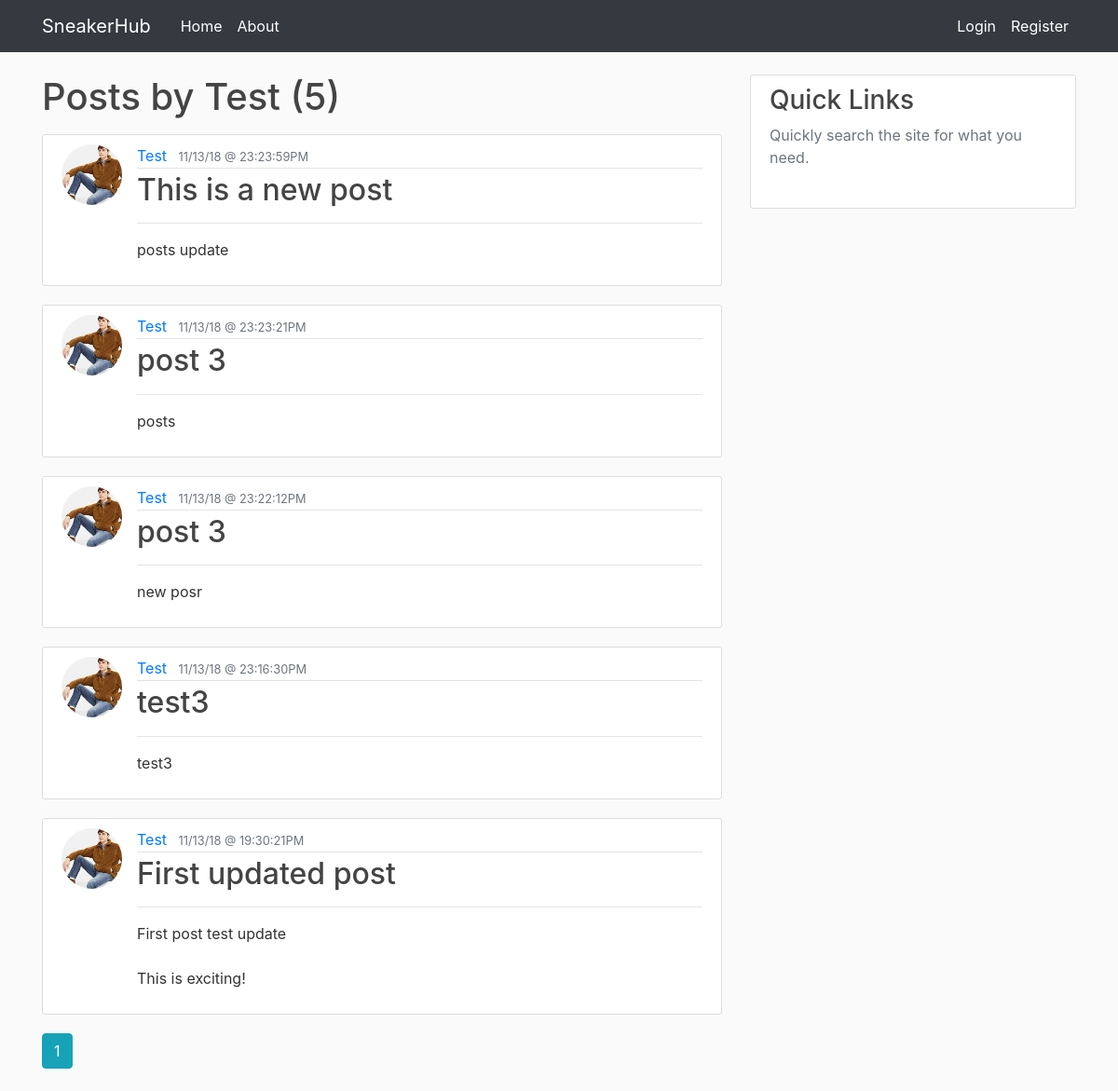
Page /user/Test on the committed database.
### sneakerhub/models.py (models this page shows, shortened)
class User(db.Model, UserMixin):
    id = db.Column(db.Integer, primary_key=True)
    username = db.Column(db.String(20), unique=True, nullable=False)
    email = db.Column(db.String(120), unique=True, nullable=False)
    image_file = db.Column(db.String(20), nullable=False,
                           default='default.jpg')
    password = db.Column(db.String(60), nullable=False)
    posts = db.relationship('Post', backref='author', lazy=True)

class Post(db.Model):
    id = db.Column(db.Integer, primary_key=True)
    title = db.Column(db.String(140), nullable=False)
    date_posted = db.Column(db.DateTime, nullable=False,
                            default=datetime.utcnow)
    content = db.Column(db.Text, nullable=False)
    user_id = db.Column(db.Integer, db.ForeignKey('user.id'), nullable=False)

### sneakerhub/users/routes.py (the view)
@users.route("/user/<string:username>")
def user_posts(username):
    page = request.args.get('page', 1, type=int)
    user = User.query.filter_by(username=username).first_or_404()
    posts = Post.query.filter_by(author=user)\
        .order_by(Post.date_posted.desc())\
        .paginate(page=page, per_page=6)
    return render_template('user_posts.html', posts=posts, user=user)

### sneakerhub/templates/user_posts.html
{% extends "layout.html" %}
{% block content %}
<h1 class="mb-3"> Posts by {{ user.username }} ({{ posts.total }}) </h1>
{% for post in posts.items %}
<article class="media content-section">
    <img class="rounded-circle article-img" src="{{ url_for('static', filename='profile_pics/' + post.author.image_file) }}">
    <div class="media-body">
        <div class="article-metadata">
            <a class="mr-2" href="{{ url_for('users.user_posts', username=post.author.username) }}">{{ post.author.username }}</a>
            <small class="text-muted">{{ post.date_posted.strftime('%x @ %X%p') }}</small>
        </div>
        <h2><a class="article-title" href="{{ url_for('posts.post', post_id=post.id) }}">{{ post.title }}</a></h2>
        <hr>
        <p class="article-content">{{ post.content }}</p>
    </div>
</article>
{% endfor %}
{% for page_num in posts.iter_pages(left_edge=1, right_edge=1, left_current=1, right_current=2) %}
{% if page_num %}
{% if posts.page == page_num %}
<a class="btn btn-info mb-4" href="{{ url_for('users.user_posts', username=user.username, page=page_num) }}"> {{ page_num }} </a>
{% else %}
<a class="btn btn-outline-info mb-4" href="{{ url_for('users.user_posts', username=user.username, page=page_num) }}"> {{
    page_num }} </a>
{% endif %}
{% else %}
...
{% endif %}
{% endfor %}
{% endblock content %}

### sneakerhub/static/main.css (style rules this page uses)
body { background: #fafafa; color: #333333; margin-top: 5rem; }
h1,h2,h3,h4,h5,h6 { color: #444444; }
.content-section { background: #ffffff; padding: 10px 20px; border: 1px solid #dddddd; border-radius: 3px; margin-bottom: 20px; }
.article-title { color: #444444; }
.article-content { white-space: pre-line; }
.article-img { height: 65px; width: 65px; margin-right: 16px; }
.article-metadata { padding-bottom: 1px; margin-bottom: 4px; border-bottom: 1px solid #e3e3e3 }

### rows in the picture
User: username "Test"
Post: image_file (picture), author.username "Test", date_posted "11/13/18 @ 23:23:59PM", title "This is a new post", content "posts update"
Post: image_file (picture), author.username "Test", date_posted "11/13/18 @ 23:23:21PM", title "post 3", content "posts"
Post: image_file (picture), author.username "Test", date_posted "11/13/18 @ 23:22:12PM", title "post 3", content "new posr"
Post: image_file (picture), author.username "Test", date_posted "11/13/18 @ 23:16:30PM", title "test3", content "test3"
Post: image_file (picture), author.username "Test", date_posted "11/13/18 @ 19:30:21PM", title "First updated post", content "First post test update This is exciting!"

### other values in the picture
{{ posts.total }} "5"
{{ page_num }} "1"
